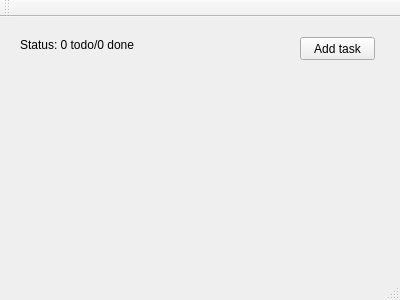
<?xml version="1.0" encoding="UTF-8"?>
<ui version="4.0">
 <class>MainWindow</class>
 <widget class="QMainWindow" name="MainWindow">
  <property name="geometry">
   <rect>
    <x>0</x>
    <y>0</y>
    <width>400</width>
    <height>300</height>
   </rect>
  </property>
  <property name="windowTitle">
   <string>MainWindow</string>
  </property>
  <widget class="QWidget" name="centralWidget">
   <widget class="QLabel" name="statusLabel">
    <property name="geometry">
     <rect>
      <x>20</x>
      <y>20</y>
      <width>121</width>
      <height>16</height>
     </rect>
    </property>
    <property name="text">
     <string>Status: 0 todo/0 done</string>
    </property>
   </widget>
   <widget class="QPushButton" name="addTaskButton">
    <property name="geometry">
     <rect>
      <x>300</x>
      <y>20</y>
      <width>75</width>
      <height>23</height>
     </rect>
    </property>
    <property name="text">
     <string>Add task</string>
    </property>
   </widget>
  </widget>
  <widget class="QMenuBar" name="menuBar">
   <property name="geometry">
    <rect>
     <x>0</x>
     <y>0</y>
     <width>400</width>
     <height>21</height>
    </rect>
   </property>
  </widget>
  <widget class="QToolBar" name="mainToolBar">
   <attribute name="toolBarArea">
    <enum>TopToolBarArea</enum>
   </attribute>
   <attribute name="toolBarBreak">
    <bool>false</bool>
   </attribute>
  </widget>
  <widget class="QStatusBar" name="statusBar"/>
 </widget>
 <layoutdefault spacing="6" margin="11"/>
 <resources/>
 <connections/>
</ui>
